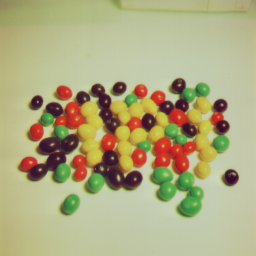
#> input picture src_imgs/4.1.08.tiff, 256 x 256 px, given in place of ellascat.png, which was not available
$ jupyter execute --allow-errors Matrix_Proj.ipynb
#> lines starting #> are read from the running program, lines starting #| are printed output that depends on the picture; pictures that were not available may be replaced by others from this repository, and a replacement may not be noted
[cell 1]
import numpy as np
from PIL import Image
import scipy.linalg as la
import os

[cell 2]
os.getcwd()
os.listdir()

with Image.open("/content/ellascat.png") as f:
#> f is the input picture: PIL image 256x256 RGB; mean R, G, B 174.9, 170.9, 128.3
  w = f.width
#> w = 256
  h = f.height
#> h = 256
  rarr =[[0]*h for i in range(w)]
  garr = [[0]*h for i in range(w)]
  barr = [[0]*h for i in range(w)]
  for i in range(w):
    for j in range(h):
      pixels = f.getpixel((i,j))
      rarr[i][j] = pixels[0]
      garr[i][j] = pixels[1]
      barr[i][j] = pixels[2]
#> after the loop, barr = 256 items; garr = 256 items; rarr = 256 items

[cell 3]
def removeVals(arrP,arrSigma,arrQT,k):
  arrPKR = arrP[:,0:k] #Array P K removed
  arrSigmaKR = arrSigma[0:k]
  arrQTKR = (arrQT.transpose()[:,0:k]).transpose()
  return arrPKR, arrSigmaKR,arrQTKR

[cell 4]
def recomposeImage(arrR,arrG,arrB):
  ni = Image.new('RGB',(w,h))
  for i in range(len(arrR)):
    for j in range(len(arrR[0])):
      ni.putpixel((i,j),(arrR[i][j],arrG[i][j],arrB[i][j]))
  return ni

[cell 5]
def compress(arrR,arrG,arrB,k):
#> called with k = 20
  rArrMatr = np.asmatrix(arrR)
  svdRarrP,svdRarrSigma, svdRarrQT = np.linalg.svd(rArrMatr)
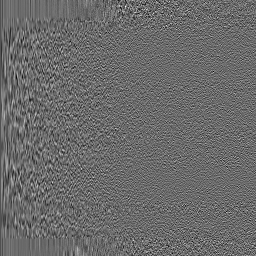
#> svdRarrP: shape (256, 256) float64; min -0.28, max 0.388, mean -0.000242; drawn with min black and max white
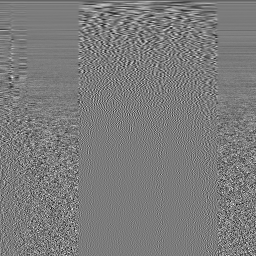
#> svdRarrQT: shape (256, 256) float64; min -0.34, max 0.36, mean -0.000241; drawn with min black and max white
#> svdRarrSigma = 256 values, max 45025.5 at index 0, min 0.0577 at index 255, mean 344.8

  gArrMatr = np.asmatrix(garr)
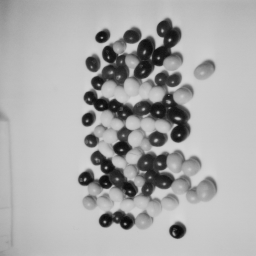
#> gArrMatr: shape (256, 256) int64; min 9, max 214, mean 170.9
  svdGarrP,svdGarrSigma, svdGarrQT = np.linalg.svd(gArrMatr)
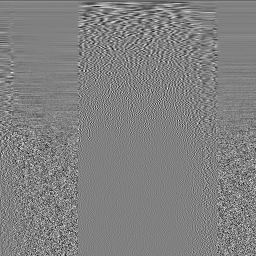
#> svdGarrQT: shape (256, 256) float64; min -0.346, max 0.338, mean -0.000294; drawn with min black and max white
#> svdGarrSigma = 256 values, max 44392.5 at index 0, min 0.0044 at index 255, mean 382

  bArrMatr = np.asmatrix(arrB)
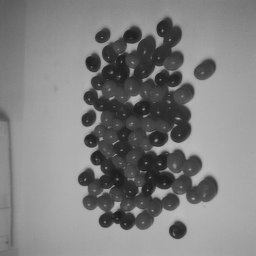
#> bArrMatr: shape (256, 256) int64; min 29, max 186, mean 128.3
  svdBarrP,svdBarrSigma, svdBarrQT = np.linalg.svd(bArrMatr)
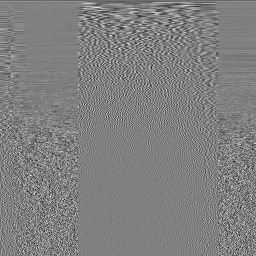
#> svdBarrQT: shape (256, 256) float64; min -0.373, max 0.37, mean -0.000289; drawn with min black and max white
#> svdBarrSigma = 256 values, max 33861.1 at index 0, min 0.0263 at index 255, mean 302.5

  svdRarrPN,svdRarrSigmaN, svdRarrQTN = removeVals(svdRarrP,svdRarrSigma, svdRarrQT,k)
#> in removeVals, `arrSigmaKR = arrSigma[0:k]`: arrSigmaKR = 20 values, max 45025.5 at index 0, min 597.1 at index 19, mean 3820.1
#> svdRarrSigmaN has the same summary as arrSigmaKR in removeVals
  svdGarrPN,svdGarrSigmaN, svdGarrQTN = removeVals(svdGarrP,svdGarrSigma, svdGarrQT,k)
#> svdGarrSigmaN = 20 values, max 44392.5 at index 0, min 749.9 at index 19, mean 4091.1
  svdBarrPN,svdBarrSigmaN, svdBarrQTN = removeVals(svdBarrP,svdBarrSigma, svdBarrQT,k)
#> call 3 of removeVals, with arrSigma = array of shape (256,), k = 20
#> in removeVals (call 3), `arrPKR = arrP[:,0:k]`:
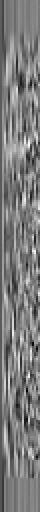
#> arrPKR: shape (256, 20) float64 (shown 2 times larger); min -0.219, max 0.222, mean -0.00277; drawn with min black and max white
#> in removeVals (call 3), `arrSigmaKR = arrSigma[0:k]`: arrSigmaKR = 20 values, max 33861.1 at index 0, min 574.7 at index 19, mean 3119.1
#> in removeVals (call 3), `arrQTKR = (arrQT.transpose()[:,0:k]).transpose()`:
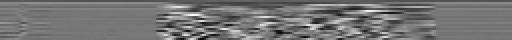
#> arrQTKR: shape (20, 256) float64 (shown 2 times larger); min -0.248, max 0.287, mean -0.00371; drawn with min black and max white
#> svdBarrSigmaN has the same summary as arrSigmaKR in removeVals

  nRarr = (svdRarrPN@ la.diagsvd(svdRarrSigmaN, svdRarrPN.shape[1],svdRarrQTN.shape[0]) @ svdRarrQTN).astype(int).tolist()
#> nRarr = 256 items
  nGarr = (svdGarrPN@ la.diagsvd(svdGarrSigmaN, svdGarrPN.shape[1],svdGarrQTN.shape[0]) @ svdGarrQTN).astype(int).tolist()
#> nGarr = 256 items
  nBarr = (svdBarrPN@ la.diagsvd(svdBarrSigmaN, svdBarrPN.shape[1],svdBarrQTN.shape[0]) @ svdBarrQTN).astype(int).tolist()
#> nBarr = 256 items

  ni = recomposeImage(nRarr,nGarr,nBarr)
#> in recomposeImage, `ni = Image.new('RGB',(w,h))`: ni: PIL image 256x256 RGB; every value is 0
  ni.show()

[cell 6]
compress(rarr,garr,barr,20)

[cell 7]
import os
import numpy as np
from PIL import Image
from scipy.linalg import svd
import time as t
import pandas as pd
import matplotlib as plt
from math import log10, sqrt

#first input is original image path, second is compresed image
# [93 lines left out: functions psnr, compress_image, compress_images, not called in this run]

folder_path = '/Users/zain/Desktop/Matrix_Proj/src_imgs/'
comp_rate = 0.3  # Compression rate between 0 and 1, lower is more compression
output_path = '/Users/zain/Desktop/Matrix_Proj/cmprsd_imgs'
gscale = 1


#> (the rest of this cell did not finish here and is left out)

[cell 8]
import matplotlib.pyplot as plt

cmprs = [726.33, 132463.33, 143868.00, 148110.33, 150352.33, 151409.00, 153052.33, 154750.67, 155892.00, 156788.67]
cmprs = [i/1000 for i in cmprs]
tib = {'Avg_Comp': cmprs}
df = pd.DataFrame(data=tib)
#> df = table of 10 rows and 1 columns
#> (the rest of this cell did not finish here and is left out)

[cell 9]
og_cat = Image.open("/Users/zain/Desktop/Matrix_Proj/cat_just_grey.png")
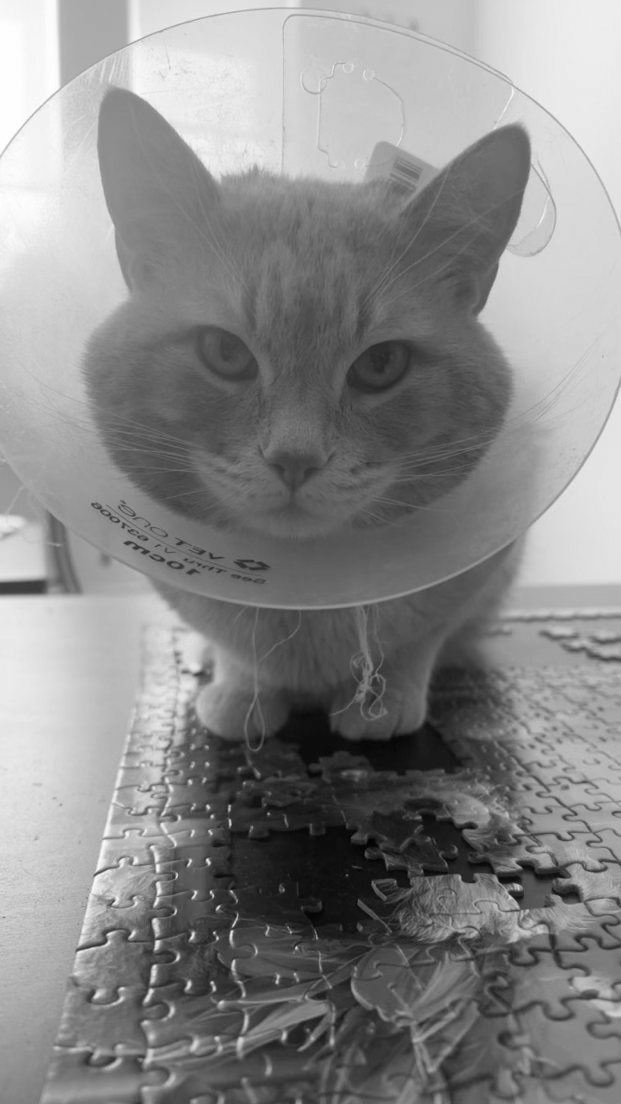
#> input picture cat_just_grey.png, 621 x 1104 px, found by its file name
#> og_cat is the input picture: PIL image 621x1104 L; min 1, max 255, mean 136.2
catcomp3 = Image.open("/Users/zain/Desktop/Matrix_Proj/")
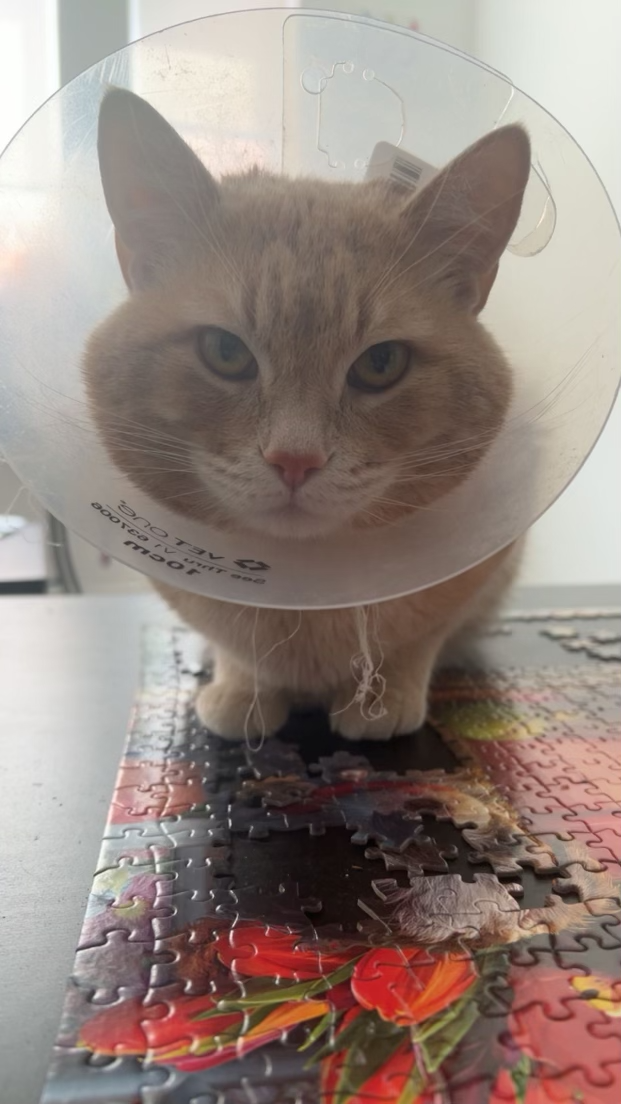
#> input picture src_imgs/Cat-png.png, 621 x 1104 px, given in place of , which was not available
#> catcomp3 is the input picture: PIL image 621x1104 RGBA; mean R, G, B, A 147.8, 133.1, 126.2, 255
catcomp2 =  Image.open("/Users/zain/Desktop/Matrix_Proj/Cat-png-.5.png")
#> (the rest of this cell did not finish here and is left out)
